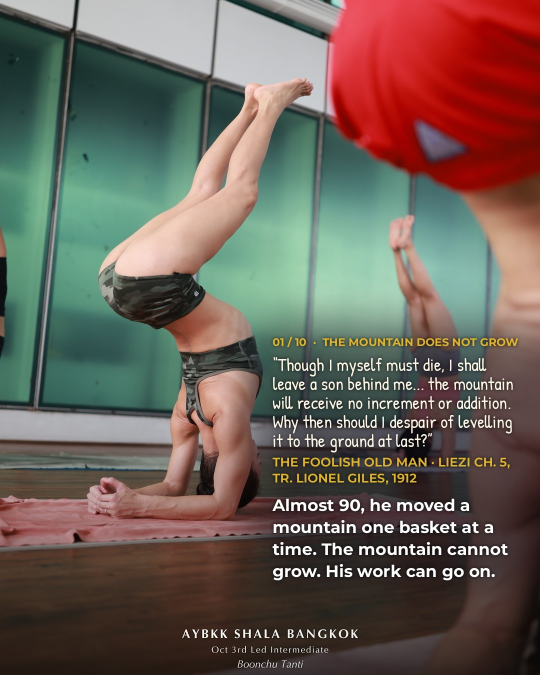
#> input picture bots/media/2026-10-04-mountain-hardway/A/01_158.jpg, 1080 x 1350 px (shown at 1/2 size)
$ python -i softcards.py   (imports and definitions only)
#> lines starting #> are read from the running program, lines starting #| are printed output that depends on the picture; after the words box and inside, x2 and y2 are one past the last pixel; in counts of white or black regions, pixels touching at a corner belong together
from common import *
from PIL import Image, ImageDraw, ImageFilter, ImageOps
import numpy as np
CW,CH=1080,640; FEATHER=70; SAFE=880; OFF=70
NAVY1,NAVY2=(36,50,104),(18,27,66); GOLD=(227,185,76); CREAM=(243,233,210); RED=(226,92,92); GREEN=(92,196,140)
def _soft_mask(f=FEATHER):
#> called with f = 70
    m=Image.new('L',(CW,CH),0); ImageDraw.Draw(m).rounded_rectangle((f,f,CW-f,CH-f),60,fill=255)
#> after `m = Image.new('L', (CW, CH), 0)`: m: PIL image 1080x640 L; every value is 0
#> after `ImageDraw.Draw(m).rounded_rectangle((f, f, CW - f, CH - f), 60, fill=2`:
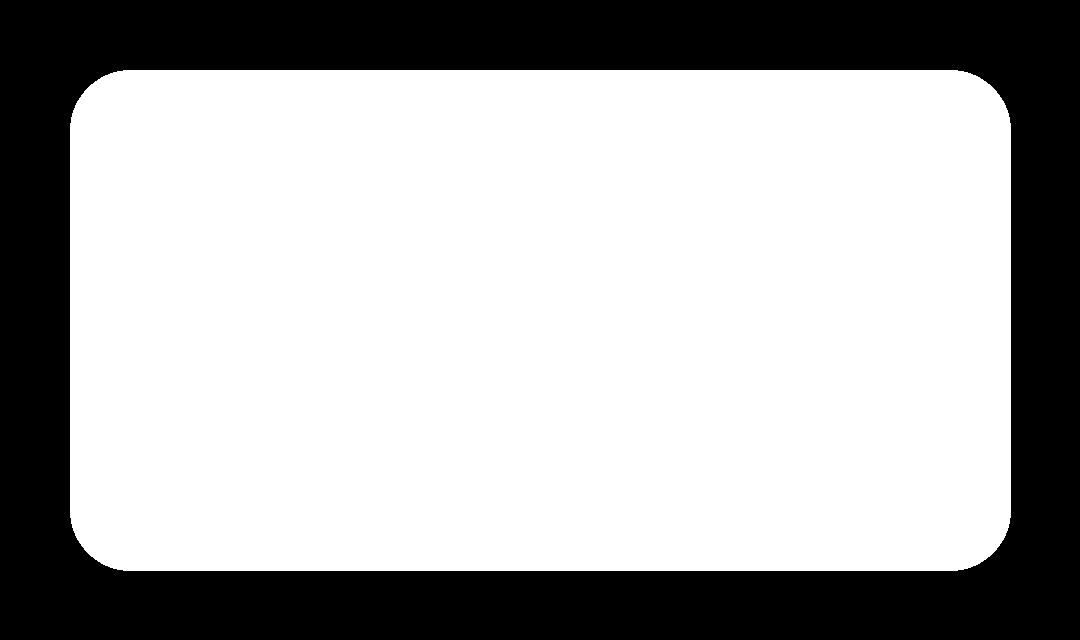
#> m: PIL image 1080x640 L; 67.8% white; 1 black region, box (x1, y1, x2, y2) and area: (0, 0, 1080, 640) 222903
    return m.filter(ImageFilter.GaussianBlur(f*0.55))
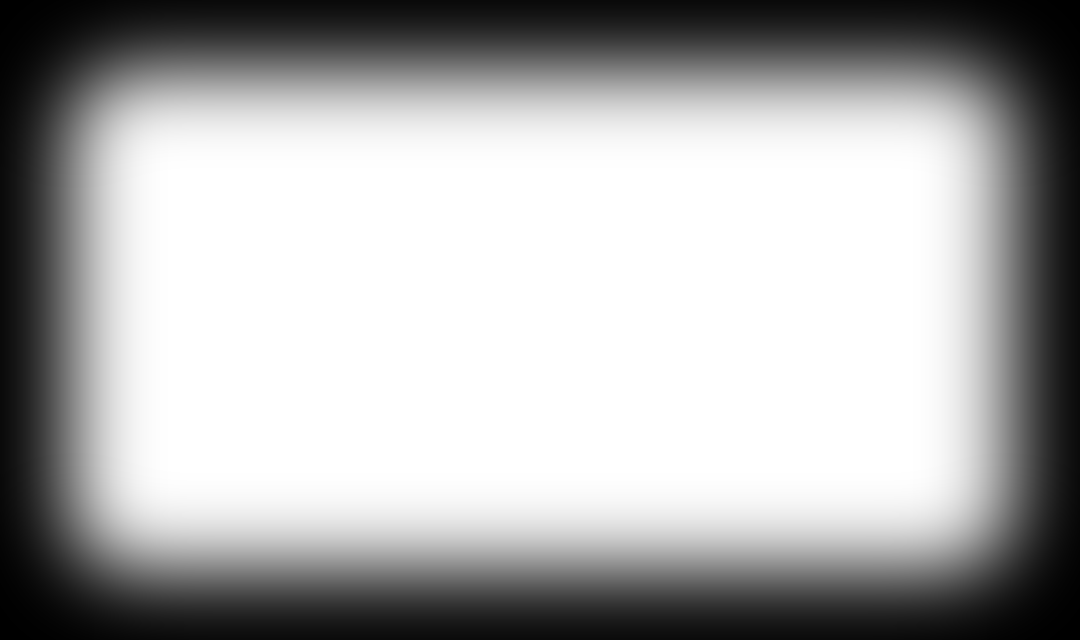
#> returned value: PIL image 1080x640 L; min 0, max 255, mean 172.4
MASK=_soft_mask()
def soft_card(content):
    c=Image.new('RGBA',(CW,CH),(0,0,0,0)); c.paste(content.convert('RGBA'),(0,0),MASK); return c
def navy_bg():
    g=np.linspace(0,1,CH)[:,None,None]; a=np.array(NAVY1)[None,None,:]*(1-g)+np.array(NAVY2)[None,None,:]*g
    return Image.fromarray(np.repeat(a,CW,1).astype('uint8'),'RGB')
def ctext(d,y,s,size,wg,fill):
    while size>22 and d.textlength(s,font=mont(size,wg))>SAFE: size-=2
    f=mont(size,wg); w=d.textlength(s,font=f); d.text(((CW-w)/2,y+OFF),s,font=f,fill=fill); return w
def fade(col,a,bg=NAVY1): return tuple(int(c*a+n*(1-a)) for c,n in zip(col,bg))
# [8 lines left out: function cover, not called in this run]
_src={}
def img_card(path,focus=(0.5,0.5),box=None):
#> called with focus = (0.5, 0.5)
    if path not in _src:
        im=ImageOps.exif_transpose(Image.open(path)).convert('RGB'); im.thumbnail((2400,2400)); _src[path]=im
#> in img_card, im is the input picture: PIL image 1080x1350 RGB; mean R, G, B 108.2, 96.2, 87.3
    src=_src[path].crop(box) if box else _src[path]
    def f(lt,dur): return cover(src,1.0+0.07*(lt/max(dur,0.1)),focus)
    f.is_img=True; return f
# [47 lines left out: functions g_title, g_quote, g_list, g_eight, g_numbers, not called in this run]
HEADER_TEXT='Hidden Stories of Ashtanga · Ep. 3'
# [4 lines left out: function header, not called in this run]

CREAMBG=(236,233,226)
_fr={}
# [10 lines left out: function anim_card, not called in this run]
import numpy as np
def _wb(im,k=0.75):
    a=np.asarray(im).astype(np.float32); m=a.reshape(-1,3).mean(0); g=(m.mean()/m)**k
    return Image.fromarray(np.clip(a*g,0,255).astype('uint8'))
_sj={}
# [13 lines left out: function clip_card, not called in this run]

>>> result = img_card('../../../media/2026-10-04-mountain-hardway/A/01_158.jpg')
